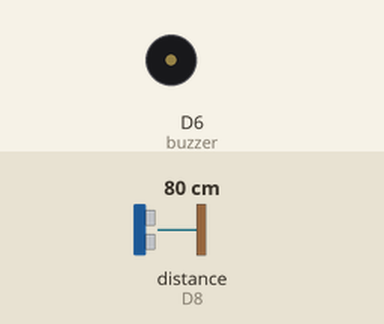
Simulated run of this sketch. Board: ESP8266 (NodeMCU). On the bench: buzzer (waves = sounding). Wiring (inferred from the names in the program): ultrasonic range finder: trigger GPIO 3; echo D8. Inputs (shaded band) come from the test bench; at power-on: distance to the obstacle (sensor on D8) 80 cm. The echo pulse lasts 58.3 µs per cm; what the sketch prints to the serial monitor is not drawn.

Above: at 1.2 s.
1.3 s: distance to the obstacle (sensor on D8) set to 18 cm
2.8 s: distance to the obstacle (sensor on D8) set to 13 cm
At 3.7 s:
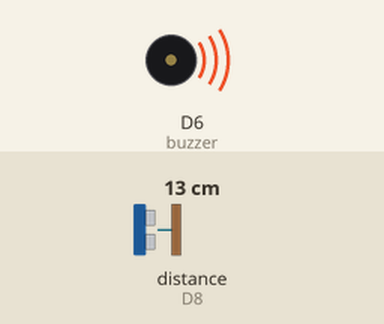
Timing chart, 0 to 5.8 s (numbered marks = the images above; inputs shaded):
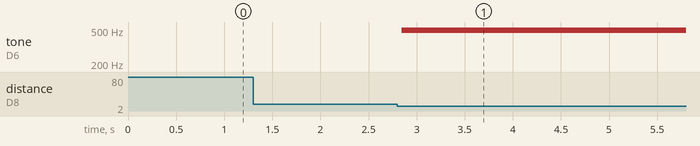

The sketch:

ultrasonic_buzzer.ino
```cpp
/******************************************************************************************
 * FileName     : ultrasonic_buzzer
 * Description  : 초음파센서에 가까워 지면 부저 소리로 알려주기
 * Author       : 이인정
 * Created Date : 2021.06.18
 * Reference    :
 * Modified     : 2021.06.18 : LIJ : 헤더 수정
 * Modified     : 2021.12.16 : LEH : 소스 크린징
******************************************************************************************/

#define TRIG D9                        // TRIG 핀 설정 (초음파 보내는 핀)
#define ECHO D8                        // ECHO 핀 설정 (초음파 받는 핀)

int buzzer = D6 ;                      // 부저
int i;


void setup()
{
  Serial.begin(9600);                  // 통신속도설정
  pinMode(TRIG, OUTPUT);               // 핀 모드 설정
  pinMode(ECHO, INPUT);                // 핀 모드 설정
  pinMode (buzzer, OUTPUT) ;           // 핀 모드 설정
}


void loop()
{
  long duration, distance;
  digitalWrite(TRIG, LOW);
  delayMicroseconds(2);
  digitalWrite(TRIG, HIGH);
  delayMicroseconds(10);
  digitalWrite(TRIG, LOW);

  duration = pulseIn (ECHO, HIGH);     // 초음파가 돌아온시간 저장
  distance = duration * 17 / 1000;     // 거리를 계산

  Serial.print(distance);              // 계산한 거리를 출력
  if(distance<15)
  {
    for (i=0;i<80;i++)                 // 부저에 소리내기
    {
      digitalWrite(buzzer, HIGH);
      delay(1);
      digitalWrite(buzzer, LOW);
      delay(1);
    }
  }
}

//=========================================================================================
//
// (주)한국공학기술연구원 http://et.ketri.re.kr
//
//=========================================================================================
```

Measured:
- the behaviour switches between 16 and 15 cm on distance to the obstacle (sensor on D8) (found by bisection; images 0 and 1)
- after the input at 1.3 s, every drawn part: stays the same
- after the input at 2.8 s, tone on D6 (buzzer): silent → 498 Hz after 0.05 s
